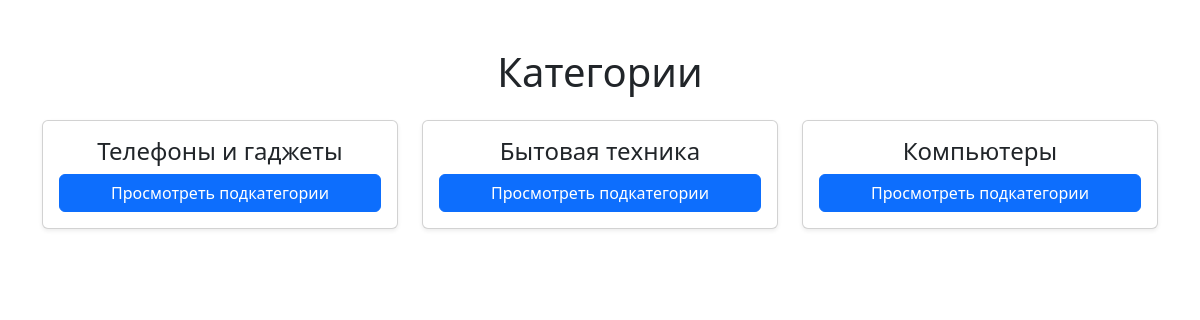
The page / on the database its author committed.
### shop/models.py (models this page shows, shortened)
class Category(models.Model):
    name = models.CharField(max_length=255)
    parent = models.ForeignKey('self', on_delete=models.CASCADE, null=True, blank=True, related_name='subcategories')

### shop/views.py (the view)
# urls.py: path('', views.category_list, name='category_list'),
def category_list(request):
    categories = Category.objects.filter(parent__isnull=True)  # Родительские категории
    return render(request, 'shop/category_list.html', {'categories': categories})

### templates/shop/category_list.html (shortened to what this page needs)
<!DOCTYPE html>
<html lang="en">
<head>
    <link href="https://cdn.jsdelivr.net/npm/bootstrap@5.3.3/dist/css/bootstrap.min.css" rel="stylesheet">
</head>
<body>
<div class="container my-5">
    <h1 class="text-center mb-4">Категории</h1>
    <div class="row">
        {% for category in categories %}
        <div class="col-lg-4 col-md-6 mb-4">
            <div class="card h-100 shadow-sm">
                <div class="card-body d-flex flex-column">
                    <h4 class="card-title text-center">{{ category.name }}</h4>
                    <a href="{% url 'subcategory_list' category.id %}" class="btn btn-primary mt-auto">
                        Просмотреть подкатегории
                    </a>
                </div>
            </div>
        </div>
        {% endfor %}
    </div>
</div>
</body>
</html>

### rows shown on the page
Category: name "Телефоны и гаджеты"
Category: name "Бытовая техника"
Category: name "Компьютеры"
